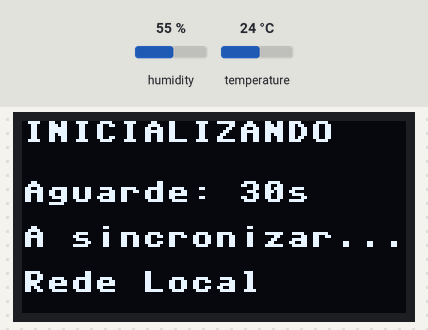
This program was run on a simulated Raspberry Pi Pico running MicroPython. On the bench: 128×64 one-colour display. The inputs (shaded band) are chosen by the test bench; at power-on: humidity 55 %, temperature 24 °C. WiFi joins after 1.5 s; the clock reads 2024-03-15 10:24:30 at power-on unless the program sets it; no MQTT or app messages arrive unless stated; what the program prints to the serial console is not drawn.

Above: at 0.1 s.
At 7.3 s:
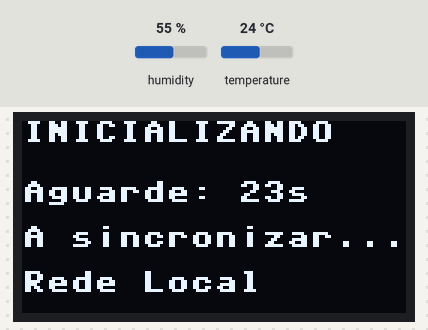
At 15.5 s:
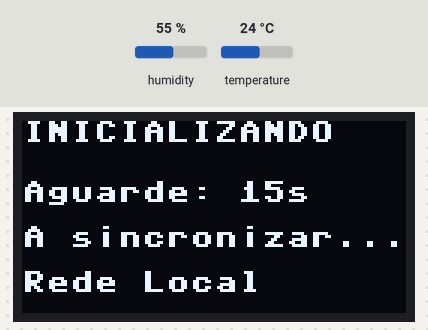
At 22.7 s:
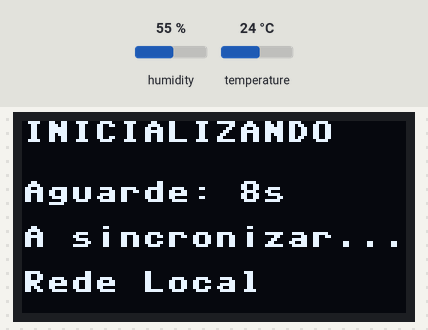
At 30.9 s:
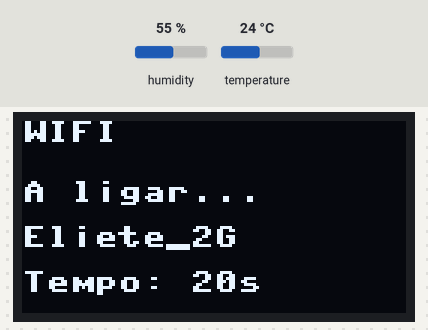
At 33.3 s:
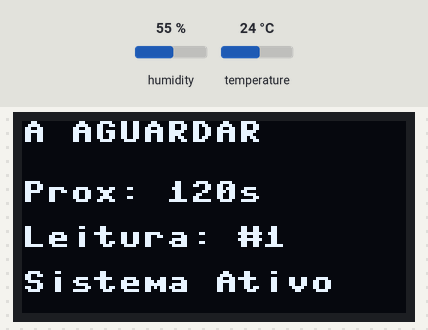

Measured:
- what the display in image 2 shows lasts 1.1 s, from 15.4 s to 16.5 s

The program:

Pico_W_Mato_Temperatura_Nuvem_local_ambos_5.py
```python
import network
import time
import machine
import binascii
import rp2
from umqtt.simple import MQTTClient
import ntptime
from machine import Pin, I2C
import ssd1306
import dht
import gc

# Define o país para libertar todos os canais de Wi-Fi de 2.4GHz
rp2.country('BR')

# ==================== Configuração de Periféricos ====================
def iniciar_oled():
    try:
        i2c = I2C(0, scl=Pin(1), sda=Pin(0), freq=400000)
        ds = ssd1306.SSD1306_I2C(128, 64, i2c)
        return ds
    except:
        return None

oled = iniciar_oled()

def tela_info(titulo, linha1="", linha2="", linha3=""):
    if oled:
        try:
            oled.fill(0)
            oled.text(titulo[:16], 0, 0)
            oled.text(linha1[:16], 0, 20)
            oled.text(linha2[:16], 0, 35)
            oled.text(linha3[:16], 0, 50)
            oled.show()
        except:
            pass

# ==================== DELAY DE SINCRONISMO (30s) ====================
print("A aguardar 30 segundos...")
for i in range(30, 0, -1):
    tela_info("INICIALIZANDO", f"Aguarde: {i}s", "A sincronizar...", "Rede Local")
    time.sleep(1)

# ==================== Configurações Wi-Fi e MQTT ====================
SSID = "Eliete_2G"
PASSWORD = "senha01957"
MQTT_SERVER_LOCAL = "192.168.15.14"
MQTT_SERVER_NUVEM = "163.176.182.91"
TOPIC_PUB_LOCAL = b"Urbano_Temperatura_Local"
TOPIC_PUB_NUVEM = b"Urbano_Temperatura"
FUSO_HORARIO_SEGUNDOS = -3 * 3600

sensor = dht.DHT22(Pin(2))
wlan = network.WLAN(network.STA_IF)
wlan.active(True)
hostname_placa = "P_REM_" + binascii.hexlify(wlan.config('mac')).decode()[-6:]

def conectar_wifi():
    if not wlan.isconnected():
        print(f"A tentar ligar ao Wi-Fi: {SSID}")
        wlan.connect(SSID, PASSWORD)

        for tentativa in range(20, 0, -1):
            tela_info("WIFI", "A ligar...", SSID, f"Tempo: {tentativa}s")
            if wlan.isconnected():
                print("Wi-Fi Ligado! IP:", wlan.ifconfig()[0])
                return True
            time.sleep(1)

        status = wlan.status()
        print(f"Falha na ligação Wi-Fi. Código de Estado: {status}")
        tela_info("WIFI ERRO", "Falha de rede", f"Estado: {status}", "")

    return wlan.isconnected()

def publicar(msg):
    sucesso = False

    # 1. Tenta enviar para o Servidor Local
    try:
        print(f"-> A ligar ao Local ({MQTT_SERVER_LOCAL})...")
        c_local = MQTTClient(hostname_placa, MQTT_SERVER_LOCAL, user="icts", password="icts", keepalive=10)
        c_local.connect()
        c_local.publish(TOPIC_PUB_LOCAL, msg.encode())
        c_local.disconnect()
        print("   [OK] Enviado para o Local!")
        sucesso = True
    except Exception as e:
        print(f"   [ERRO] Falha no Local: {e}")

    # 2. Tenta enviar para o Servidor Nuvem
    try:
       print(f"-> A ligar à Nuvem ({MQTT_SERVER_NUVEM})...")
       c_nuvem = MQTTClient(hostname_placa, MQTT_SERVER_NUVEM, user="icts", password="icts", keepalive=10)
       c_nuvem.connect()
       c_nuvem.publish(TOPIC_PUB_NUVEM, msg.encode())
       c_nuvem.disconnect()
       print("   [OK] Enviado para a Nuvem!")
       sucesso = True
    except Exception as e:
       print(f"   [ERRO] Falha na Nuvem: {e}")

    gc.collect()
    return sucesso

# ==================== Loop Principal ====================
leitura_numero = 0

while True:
    try:
        if conectar_wifi():
            leitura_numero += 1

            # NTP
            if leitura_numero == 1 or leitura_numero % 50 == 0:
                try:
                    ntptime.settime()
                except: pass

            sensor.measure()
            t, h = sensor.temperature(), sensor.humidity()
            horario = "{:02}:{:02}:{:02}".format(*time.localtime(time.time() + FUSO_HORARIO_SEGUNDOS)[3:6])

            payload = f"{leitura_numero},{horario},{t:.1f},{h:.1f},{hostname_placa}"

            print(f"\n--- A iniciar Leitura {leitura_numero} ---")
            sucesso = publicar(payload)
            print(f"Leitura {leitura_numero}: T={t} U={h} - Sucesso Geral: {sucesso}")

            # Mostra no ecrã OLED
            tela_info("ESTACAO REMOTA", f"T:{t:.1f}C U:{h:.1f}%", f"L:{leitura_numero} {horario}", "OK" if sucesso else "ERRO MQTT")

            # ESPERA DE 2 MINUTOS (120 segundos)
            segundos_espera = 120
            for s in range(segundos_espera, 0, -1):
                if s % 10 == 0:
                    tela_info("A AGUARDAR", f"Prox: {s}s", f"Leitura: #{leitura_numero}", "Sistema Ativo")
                time.sleep(1)

        else:
            time.sleep(5)

    except Exception as e:
        print("Erro no loop principal:", e)
        time.sleep(5)
```
